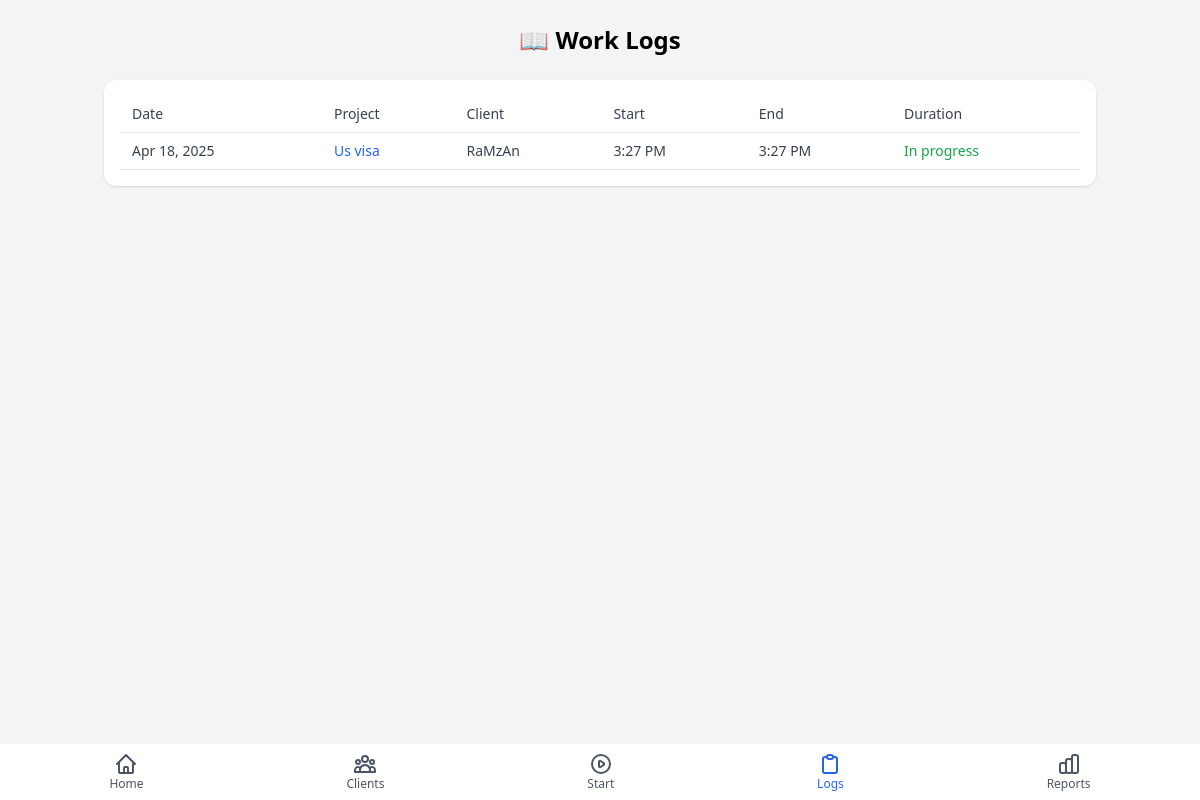
The app's page /work_logs.php, older data.
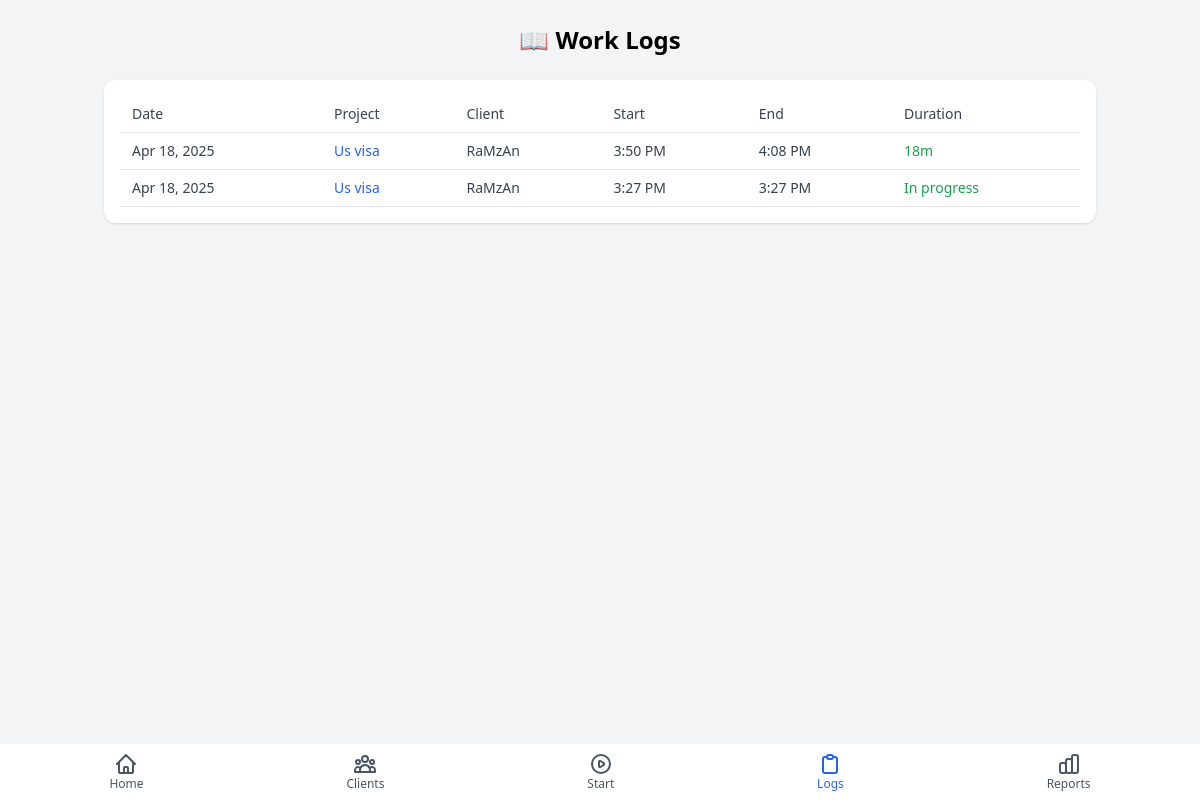
The same page, newer data.
### tables this page shows
CREATE TABLE work_sessions (
                session_id INTEGER PRIMARY KEY AUTOINCREMENT,
                project_id INTEGER NOT NULL,
                start_time TIMESTAMP NOT NULL,
                end_time TIMESTAMP,
                duration_minutes INTEGER,
                notes TEXT,
                created_at TIMESTAMP DEFAULT CURRENT_TIMESTAMP,
                updated_at TIMESTAMP DEFAULT CURRENT_TIMESTAMP,
                FOREIGN KEY (project_id) REFERENCES projects (project_id) ON DELETE CASCADE
            );

### includes/functions.php (called while the page is built, shortened)
<?php
function getActiveSession() {
    $pdo = getDbConnection();
    $stmt = $pdo->query("
        SELECT
            ws.session_id,
            ws.project_id,
            ws.start_time,
            p.name as project_name,
            c.name as client_name
        FROM work_sessions ws
        JOIN projects p ON ws.project_id = p.project_id
        JOIN clients c ON p.client_id = c.client_id
        WHERE ws.end_time IS NULL
        ORDER BY ws.start_time DESC
        LIMIT 1
    ");
    return $stmt->fetch();
}
function formatDate($dateString) {
    $date = new DateTime($dateString);
    return $date->format('M j, Y');
}
function formatTime($timeString) {
    $time = new DateTime($timeString);
    return $time->format('g:i A');
}
function formatDuration($minutes) {
    if ($minutes < 60) {
        return $minutes . "m";
    }
    $hours = floor($minutes / 60);
    $mins = $minutes % 60;
    return $hours . "h " . $mins . "m";
}

### work_logs.php (the view, shortened to what this page needs)
<?php
require_once 'includes/header.php';
$pdo = getDbConnection();
$page = isset($_GET['page']) ? max(1, intval($_GET['page'])) : 1;
$perPage = 10;
$offset = ($page - 1) * $perPage;
$stmt = $pdo->prepare("
    SELECT
        session_id,
        project_name,
        client_name,
        start_time,
        end_time,
        duration_minutes
    FROM work_logs
    ORDER BY start_time DESC
    LIMIT :limit OFFSET :offset
");
$stmt->bindValue(':limit', $perPage, PDO::PARAM_INT);
$stmt->bindValue(':offset', $offset, PDO::PARAM_INT);
$stmt->execute();
$logs = $stmt->fetchAll(PDO::FETCH_ASSOC);
?>
<div class="bg-white rounded-xl shadow p-4 mb-4 overflow-x-auto">
    <?php if (empty($logs)): ?>
    <div class="text-center py-4">
        <p class="text-gray-600">No work logs found.</p>
        <a href="start_work.php" class="text-blue-600 underline">Start your first work session</a>
    </div>
    <?php else: ?>
    <table class="min-w-full">
        <thead>
            <tr class="border-b border-gray-200">
                <th class="py-2 px-3 text-left text-sm font-medium text-gray-700">Date</th>
                <th class="py-2 px-3 text-left text-sm font-medium text-gray-700">Project</th>
                <th class="py-2 px-3 text-left text-sm font-medium text-gray-700">Client</th>
                <th class="py-2 px-3 text-left text-sm font-medium text-gray-700">Start</th>
                <th class="py-2 px-3 text-left text-sm font-medium text-gray-700">End</th>
                <th class="py-2 px-3 text-left text-sm font-medium text-gray-700">Duration</th>
            </tr>
        </thead>
        <tbody>
            <?php foreach ($logs as $log): ?>
            <tr class="border-b border-gray-200 hover:bg-gray-50">
                <td class="py-2 px-3 text-sm text-gray-700"><?php echo formatDate($log['start_time']); ?></td>
                <td class="py-2 px-3 text-sm text-blue-600"><?php echo htmlspecialchars($log['project_name']); ?></td>
                <td class="py-2 px-3 text-sm text-gray-700"><?php echo htmlspecialchars($log['client_name']); ?></td>
                <td class="py-2 px-3 text-sm text-gray-700"><?php echo formatTime($log['start_time']); ?></td>
                <td class="py-2 px-3 text-sm text-gray-700"><?php echo $log['end_time'] ? formatTime($log['end_time']) : 'Active'; ?></td>
                <td class="py-2 px-3 text-sm font-medium text-green-600">
                    <?php echo $log['duration_minutes'] ? formatDuration($log['duration_minutes']) : 'In progress'; ?>
                </td>
            </tr>
            <?php endforeach; ?>
        </tbody>
    </table>
    <?php endif; ?>
</div>
<?php
require_once 'includes/footer.php';
?>

### includes/header.php (shortened to what this page needs)
<?php
require_once __DIR__ . '/functions.php';
$activeSession = getActiveSession();
$currentPage = basename($_SERVER['PHP_SELF']);
?>
<!DOCTYPE html>
<html lang="en">
<head>
    <script src="https://cdn.tailwindcss.com"></script>
</head>
<body class="bg-gray-100 min-h-screen pb-16">
    <div class="container mx-auto px-4 py-6">
        <header class="mb-6">
            <h1 class="text-2xl font-bold text-center">
                <?php
                switch ($currentPage) {
                    case 'work_logs.php':
                        echo '📖 Work Logs';
                        break;
                }
                ?>
            </h1>
        </header>

### includes/footer.php (shortened to what this page needs)
</div>
<nav class="fixed bottom-0 left-0 right-0 bg-white shadow-lg p-2">
    <div class="flex justify-around">
        <a href="index.php" class="<?php echo $currentPage == 'index.php' ? 'text-blue-600' : 'text-gray-600'; ?> flex flex-col items-center">
            <span class="text-xs">Home</span>
        </a>
        <a href="clients.php" class="<?php echo $currentPage == 'clients.php' ? 'text-blue-600' : 'text-gray-600'; ?> flex flex-col items-center">
            <span class="text-xs">Clients</span>
        </a>
        <a href="<?php echo $activeSession ? 'stop_work.php' : 'start_work.php'; ?>" class="<?php echo in_array($currentPage, ['start_work.php', 'stop_work.php']) ? 'text-blue-600' : 'text-gray-600'; ?> flex flex-col items-center">
            <?php if ($activeSession): ?>
            <svg xmlns="http://www.w3.org/2000/svg" class="h-6 w-6" fill="none" viewBox="0 0 24 24" stroke="currentColor">
                <path stroke-linecap="round" stroke-linejoin="round" stroke-width="2" d="M21 12a9 9 0 11-18 0 9 9 0 0118 0z" />
                <path stroke-linecap="round" stroke-linejoin="round" stroke-width="2" d="M9 10a1 1 0 011-1h4a1 1 0 011 1v4a1 1 0 01-1 1h-4a1 1 0 01-1-1v-4z" />
            </svg>
            <span class="text-xs">Stop</span>
            <?php else: ?>
            <span class="text-xs">Start</span>
            <?php endif; ?>
        </a>
        <a href="work_logs.php" class="<?php echo $currentPage == 'work_logs.php' ? 'text-blue-600' : 'text-gray-600'; ?> flex flex-col items-center">
            <svg xmlns="http://www.w3.org/2000/svg" class="h-6 w-6" fill="none" viewBox="0 0 24 24" stroke="currentColor">
                <path stroke-linecap="round" stroke-linejoin="round" stroke-width="2" d="M9 5H7a2 2 0 00-2 2v12a2 2 0 002 2h10a2 2 0 002-2V7a2 2 0 00-2-2h-2M9 5a2 2 0 002 2h2a2 2 0 002-2M9 5a2 2 0 012-2h2a2 2 0 012 2" />
            </svg>
            <span class="text-xs">Logs</span>
        </a>
        <a href="reports.php" class="<?php echo $currentPage == 'reports.php' ? 'text-blue-600' : 'text-gray-600'; ?> flex flex-col items-center">
            <span class="text-xs">Reports</span>
        </a>
    </div>
</nav>
</body>
</html>

Row changes from the older to the newer data that the page shows:
added work_sessions: start_time "Apr 18, 2025", project_name "Us visa", client_name "RaMzAn", start_time "3:50 PM", end_time "4:08 PM", duration_minutes "18m"
